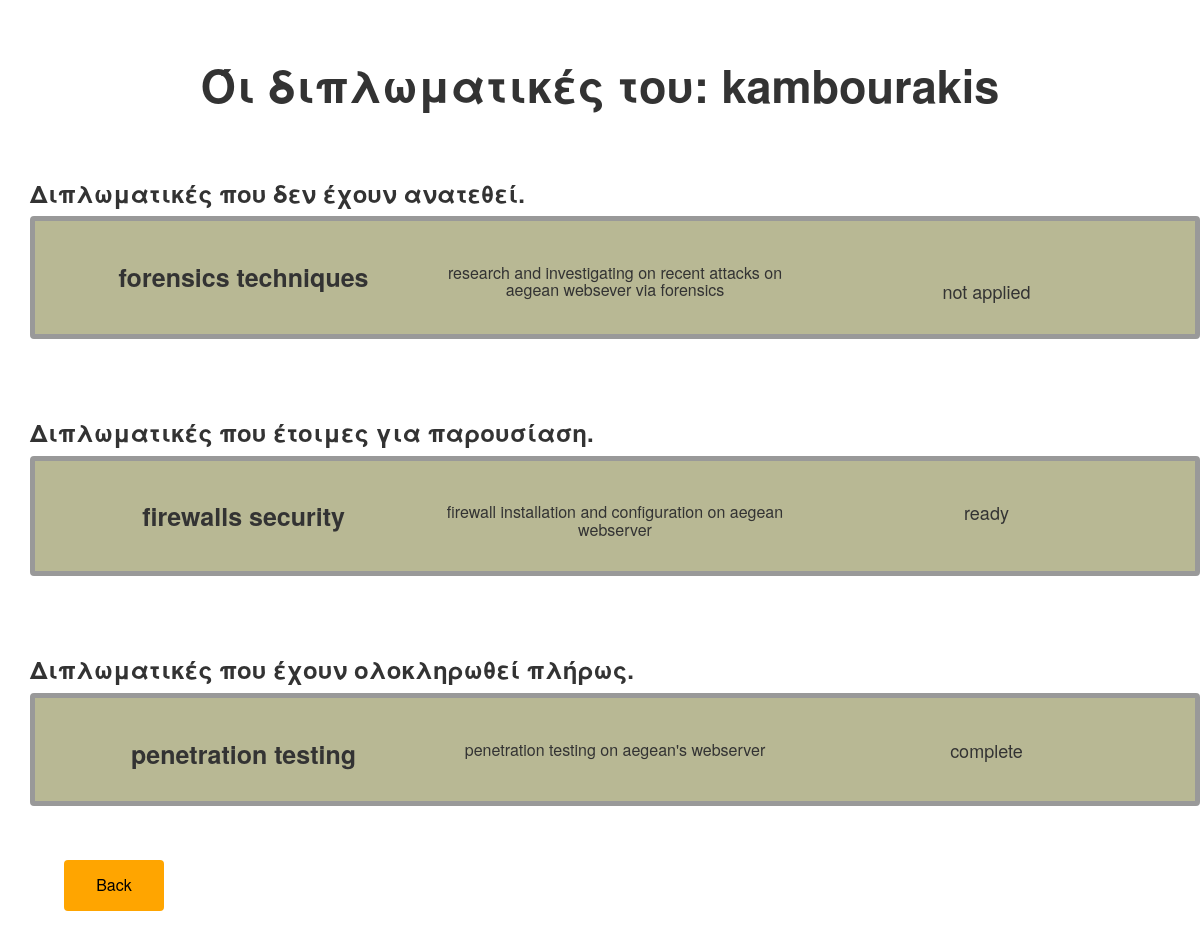
The app's page /WebDev/show_projects.php (signed in) with its own data.
### tables this page shows
CREATE TABLE `projects` (
  `projectID` int(11) NOT NULL,
  `teacher` varchar(20) NOT NULL,
  `students_number` tinyint(4) NOT NULL,
  `student1` varchar(20) DEFAULT NULL,
  `student2` varchar(20) DEFAULT NULL,
  `student3` varchar(20) NOT NULL,
  `projectname` varchar(50) NOT NULL,
  `summary` varchar(500) NOT NULL,
  `status` varchar(20) NOT NULL,
  `grade` float DEFAULT NULL,
  `folder` varchar(20) NOT NULL,
  `date_creation` date NOT NULL,
  `date_approved` date NOT NULL,
  `date_finished` date NOT NULL
);

### WebDev/show_projects.php (the view, shortened to what this page needs)
<!DOCTYPE html>
<html lang="en">
    <head>
        <link rel="stylesheet" href="https://maxcdn.bootstrapcdn.com/bootstrap/3.3.7/css/bootstrap.min.css">
        <link rel="stylesheet" type="text/css"  href="css/bootstrap.css">
        <link rel="stylesheet" type="text/css" href="fonts/font-awesome/css/font-awesome.css">
        <link rel="stylesheet" type="text/css"  href="css/style.css">
        <link rel="stylesheet" type="text/css" href="css/responsive.css">
        <link rel="stylesheet" href="https://maxcdn.bootstrapcdn.com/bootstrap/3.3.7/css/bootstrap.min.css">
    </head>
    <body>
        <div class="container">
            <br></br>
            <?php
            $servername = "localhost";
            $username = "root";
            $dbname = "webdev";
            $conn = new mysqli($servername, $username, '', $dbname);
            $teacher = $_SESSION["username"];
            $sql = "SELECT status,projectname,summary FROM projects WHERE teacher = '$teacher' ";
            $result = $conn->query($sql);
            ?>
            <h3 style=" text-align:center; font-weight: bold; font-size:45px;"> Όι διπλωματικές του: <?php echo $teacher; ?></h3>
            <?php
            $counter = 0;
            if ($result->num_rows > 0) {
                $array = array($result->num_rows);
                $cout = 0;
                while ($row = $result->fetch_assoc()) {
                    if ($row["status"] == 'not applied') {
                        if ($cout == 0) {
                            $cout++;
                            ?>
                            <br>
                            <br>
                            <h3 style="font-weight: bold;">Διπλωματικές που δεν έχουν ανατεθεί.</h3>
                        <?php } ?>
                        <div class="container" style=" border-radius: 4px; border: 5px solid #999999;   padding:2%; background-color:#b8b894; text-align:center;" >
                            <form id="1" action="" method="post">
                                <div class="col-md-4" >
                                    <h3 style="font-size:25px;  font-weight: bold;"><?php echo $row["projectname"] ?></h3>
                                </div>
                                <div class="col-md-4">
                                    <h3 style="font-size: 16px;">  <?php echo $row["summary"] ?> </h3>
                                </div>
                                <div class="col-md-4">
                                    <h3 style="padding-top: 18px; font-size: 18px;">  <?php echo $row["status"] ?></h3>
                                </div>
                            </form>
                        </div>
                        <br>
                        <?php
                    }
                    $array[$counter] = $row;
                    $counter++;
                }
                $result = count($array);
                            ?>
                        <?php
                $cout = 0;
                for ($i = 0; $i < $result; $i++) {
                    if ($array[$i]['status'] == 'ready') {
                        if ($cout == 0) {
                            $cout++;
                            ?>
                            <br>
                            <br>
                            <h3 style="font-weight: bold;" >Διπλωματικές που έτοιμες για παρουσίαση.</h3>
                        <?php } ?>
                        <div class="container" style=" border-radius: 4px;  border: 5px solid #999999;  padding:2%; background-color:#b8b894; padding:2%; text-align:center;" >
                            <form id="1" action="" method="post">
                                <div class="col-md-4" >
                                    <h3 style="font-size:25px;  font-weight: bold;"><?php echo $array[$i]["projectname"] ?></h3>
                                </div>
                                <div class="col-md-4">
                                    <h3 style="font-size: 16px;">  <?php echo $array[$i]["summary"] ?> </h3>
                                </div>
                                <div class="col-md-4">
                                    <h3 style=" font-size: 18px;">  <?php echo $array[$i]["status"] ?></h3>
                                </div>
                            </form>
                        </div>
                        <br>
                        <?php
                    }
                }
                $cout = 0;
                for ($i = 0; $i < $result; $i++) {
                    if ($array[$i]['status'] == 'complete') {
                        if ($cout == 0) {
                            $cout++;
                            ?>
                            <br>
                            <br>
                            <h3 style="font-weight: bold;" >Διπλωματικές που έχουν ολοκληρωθεί πλήρως.</h3>
                        <?php } ?>
                        <div class="container" style=" border-radius: 4px;  border: 5px solid #999999; background-color:#b8b894; padding:2%; text-align:center;" >
                            <form id="1" action="" method="post">
                                <div class="col-md-4" >
                                    <h3 style="font-size:25px;  font-weight: bold;"><?php echo $array[$i]["projectname"] ?></h3>
                                </div>
                                <div class="col-md-4">
                                    <h3 style="font-size: 16px;">  <?php echo $array[$i]["summary"] ?> </h3>
                                </div>
                                <div class="col-md-4">
                                    <h3 style="font-size: 18px;">  <?php echo $array[$i]["status"] ?></h3>
                                </div>
                            </form>
                        </div>
                        <br>
                        <?php
                    }
                }
            }
            ?>
        </div>
        <div class="container">
            <div class="col-md-12" style="padding:3%">
                <form id="pp" action="<?php echo $_SESSION["path"]; ?>" method="post">
                    <input name="log" type="submit" class="button5" style="align-content:center; border-color:#ffa31a;color:black; background-color:orange;" value="Back">
                </form>
            </div>
        </div>
    </body>
</html>

### WebDev/css/style.css (style rules this page uses)
html { position: relative; min-height: 100%; }
body, html { font-family: 'Raleway', sans-serif; text-rendering: optimizeLegibility !important; -webkit-font-smoothing: antialiased !important; }
.button5 { background-color: #476b6b ; color: white; padding: 14px 32px; font-size: 16px; border-radius: 4px; border: 1px #5c8a8a; }
@media (min-width: 1200px) { .container { width: 1200px; } }

### records on screen
projects: projectname "forensics techniques", summary "research and investigating on recent attacks on aegean websever via forensics", status "not applied"
projects: projectname "firewalls security", summary "firewall installation and configuration on aegean webserver", status "ready"
projects: projectname "penetration testing", summary "penetration testing on aegean's webserver", status "complete"

### other values on screen
$teacher "kambourakis"
